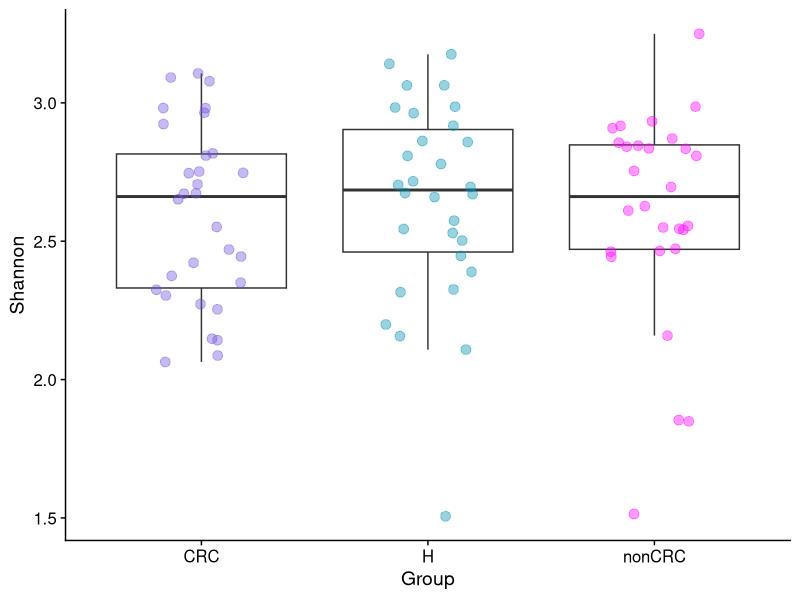
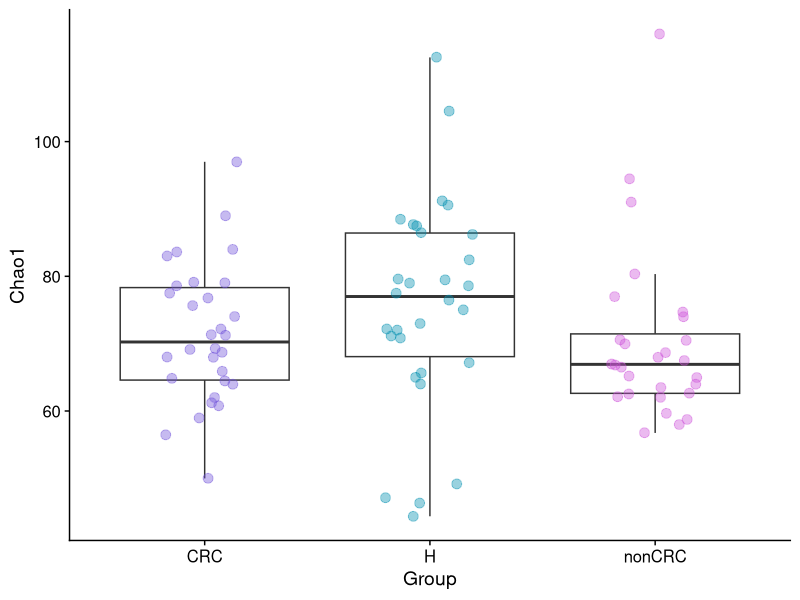
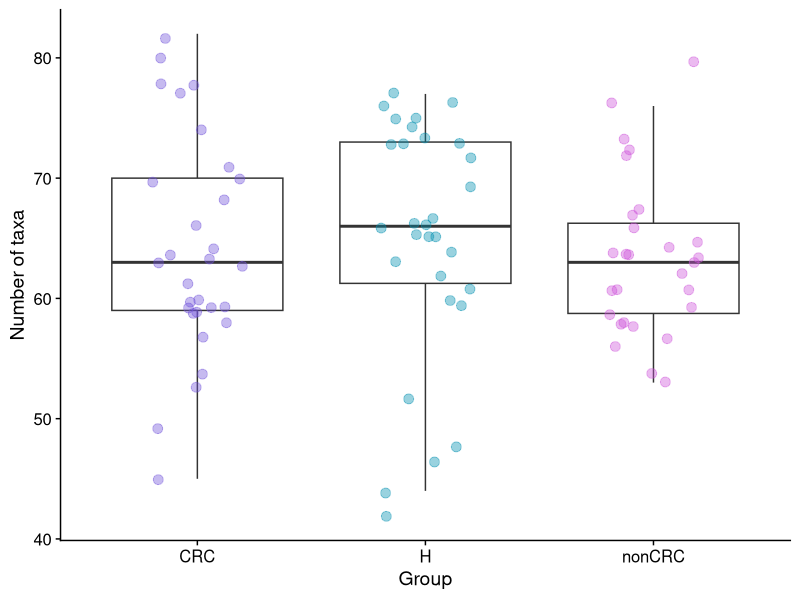
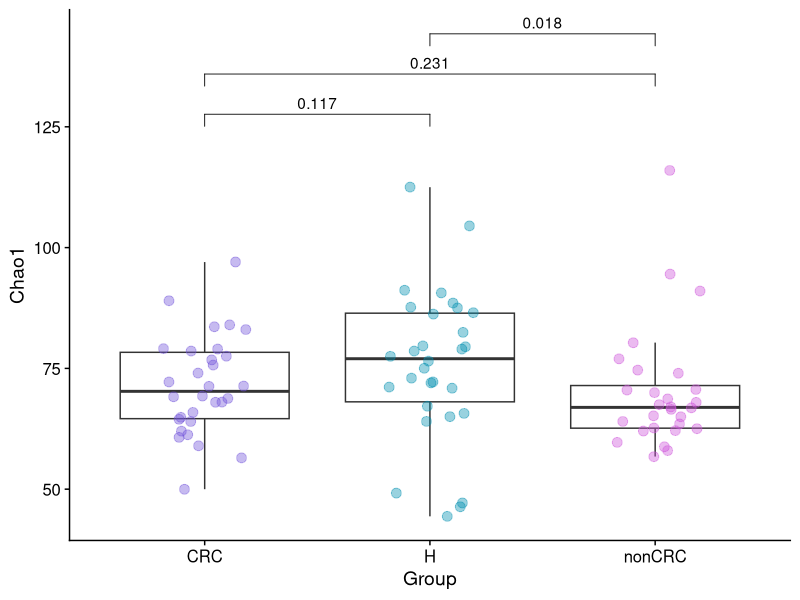
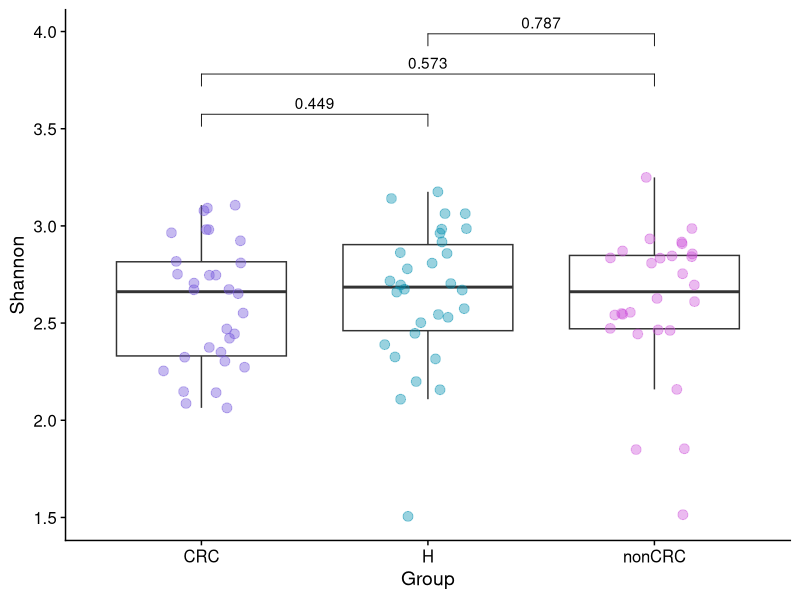

The R script that drew these images, in order:
# Load these libraries needed to run this code
library(tidyverse)
library(vegan)
library(cowplot)
library(ggpubr)


# import a taxatable and a metadata table
taxatable <- read.delim("data/zackular_taxatable.csv", sep = ",", check.names = FALSE, row.names = 1)

metadata <- read.delim("data/zackular_metadata.csv", sep = ",", check.names = FALSE, row.names = 1)

# Quick check that samples are in columns and ballpark of total read counts 
colSums(taxatable)[1:5]

# Check what the minimim read count is in sample with fewest reads
# If > 10,000 & amplicon data, reasonable to use this value to rarefy
# If minimum < 10,000, consider dropping low count samples
min(colSums(taxatable))

# Transpose the dataframe for use with vegan
# I add the trailing _t to the name because I consider
# standard taxatable format to be samples in columns, taxa in rows
taxa_rarefied_t <- data.frame(vegan::rrarefy(t(taxatable), min(colSums(taxatable))), check.names = FALSE)

# Quick peak shows this has samples in rows and taxa in columns
taxa_rarefied_t[1:2,1:2]

# Check that all samples now have same read count
rowSums(taxa_rarefied_t)[1:5]

# Remove any taxa that might have all 0 read counts after rarefaction
taxa_rarefied_t <- taxa_rarefied_t[, colSums(taxa_rarefied_t) != 0]

# Get alpha diversity - number of taxa
num_taxa <- vegan::specnumber(taxa_rarefied_t)

# Get alpha diversity - Shannon
shannon <- vegan::diversity(taxa_rarefied_t, index = "shannon", MARGIN = 1)

# Get alpha diversity - Inverse Simpson
simpson <- vegan::diversity(taxa_rarefied_t, index = "invsimpson", MARGIN = 1)

# Get alpha diversity - Chao1
chao1 <- vegan::estimateR(taxa_rarefied_t)[2, ]

# Combine all alpha metrics into a single dataframe
alpha_values <- data.frame(Num_taxa = num_taxa, Chao1 = chao1, Shannon = shannon, Simpson = simpson)

# Merge alpha values with metadata
alpha_values <- merge(metadata, alpha_values, by = 0, )

# Rename the new Row.names column created by merge
alpha_values <- alpha_values %>% dplyr::rename("Sample" = "Row.names")

# Basic boxplot comparing Shannon diversity index values between disease states
shannon_plot <- ggplot(alpha_values, aes(x = DiseaseState, y = Shannon)) +
  geom_boxplot(outlier.color = NA, lwd = 0.5) +
  theme_cowplot() +
  geom_jitter(size = 3, width = 0.2, alpha = 0.4, aes(color = DiseaseState)) +
  scale_color_manual(values = c("#7153db", "#008eb0", "magenta")) +
  theme(legend.position = "none") +
  labs(x = "Group")

shannon_plot

# Create a function to make a similar plot with any of the metrics
alpha_plot <- function(input_table, metric, meta = "DiseaseState") {
  ggplot(input_table, aes_string(x = meta, y = metric)) +
    geom_boxplot(outlier.color = NA, lwd = 0.5) +
    theme_cowplot() +
    geom_jitter(size = 3, width = 0.2, alpha = 0.4, aes(color = DiseaseState)) +
    scale_color_manual(values = c("#7153db", "#008eb0", "#cd53db")) +
    theme(legend.position = "none") +
    labs(x = "Group")
}

# Now can easily create the same plot for alpha diversity
alpha_plot(alpha_values, "Chao1")

# Or number of taxa
alpha_plot(alpha_values, "Num_taxa") + labs(y = "Number of taxa")

# Perform a wilcoxon rank sum test between two disease states
wilcox.test(alpha_values$Shannon[alpha_values$DiseaseState == "H"], alpha_values$Shannon[alpha_values$DiseaseState == "CRC"])

# Create a function that will include the results of a wilcoxon rank sum test
# This function is for a metadata factor that has only two levels
alpha_plot_stat <- function(input_table, metric, meta = "DiseaseState") {
  # Do Wilcoxon rank sum test
  temp <- as.formula(paste0(metric, " ~ ", meta))
  wilc <- input_table %>% rstatix::wilcox_test(temp)

  # Plot with p-value
  g <- ggplot(input_table, aes_string(x = "DiseaseState", y = metric)) +
    geom_boxplot(outlier.color = NA, lwd = 0.5) +
    theme_cowplot() +
    geom_jitter(size = 3, width = 0.2, alpha = 0.4, aes(color = DiseaseState)) +
    scale_color_manual(values = c("#7153db", "#008eb0", "#cd53db")) +
    theme(legend.position = "none") +
    labs(x = "Group") 
  
  g <- g + ggpubr::stat_pvalue_manual(wilc,
      label = "p",
      y.position = 1.1 * max(alpha_values[, metric]),
      step.increase = 0.1
    )
  g
}

# Chao1 with wilcoxon-rank sum test p-values
alpha_plot_stat(alpha_values, "Chao1")

# Shannon with wilcoxon-rank sum test p-values
alpha_plot_stat(alpha_values, "Shannon")
